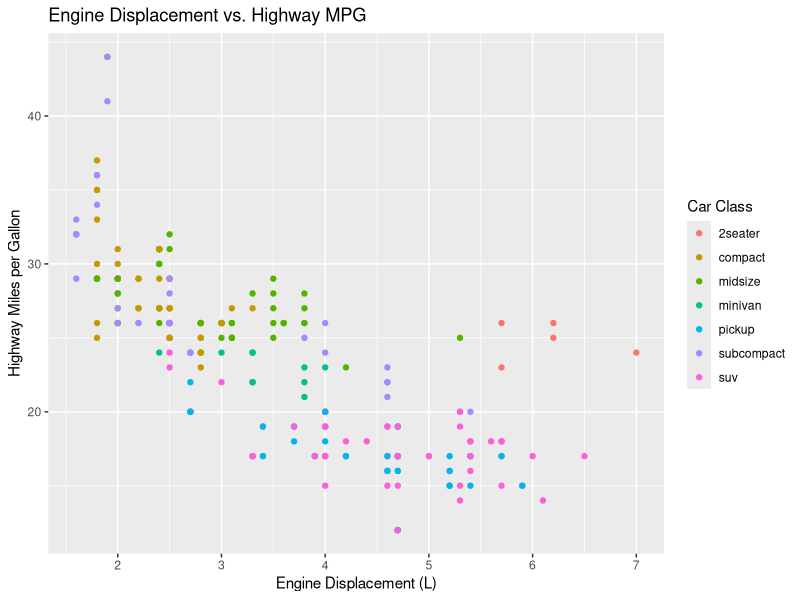

The R source for this figure:
## ---- chunk 1
suppressPackageStartupMessages(library(tidyverse))
## ---- chunk 2
ggplot(data = mpg, mapping = aes(x = displ, y = hwy, color = class)) +
  geom_point() +
  labs(
    title = "Engine Displacement vs. Highway MPG",
    x = "Engine Displacement (L)",
    y = "Highway Miles per Gallon",
    color = "Car Class"
  )
